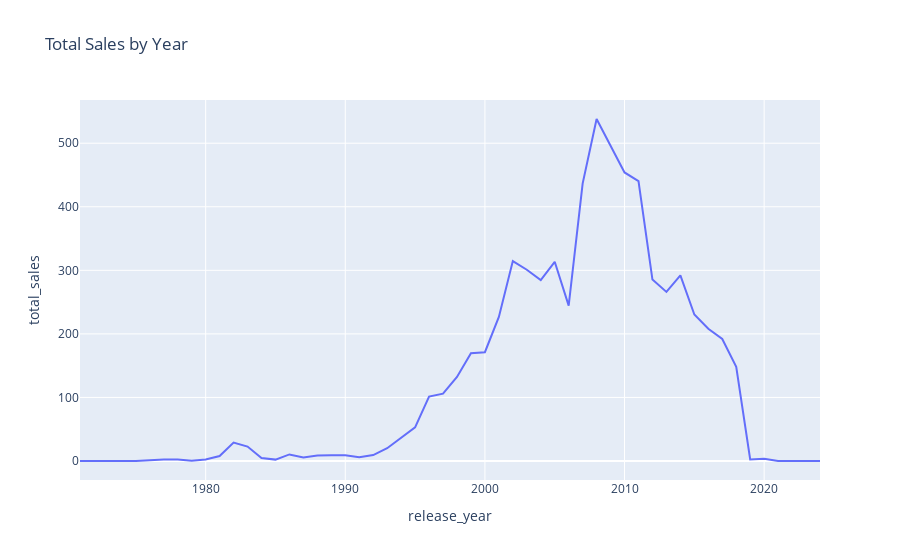

Write notebook code for a chart like this one.
### Code cell
import plotly.express as px
px.line(annual_sales, x='release_year', y='total_sales', title = 'Total Sales by Year')

### Figure 1 — Plotly figure (JSON) as saved in the notebook; plotly's stock layout.template omitted (floating-point values rounded to 4 significant figures)
{"data": [{"hovertemplate": "release_year=%{x}<br>total_sales=%{y}<extra></extra>", "legendgroup": "", "line": {"color": "#636efa", "dash": "solid"}, "marker": {"symbol": "circle"}, "mode": "lines", "name": "", "orientation": "v", "showlegend": false, "type": "scatter", "x": [1971, 1973, 1975, 1977, 1978, 1979, 1980, 1981, 1982, 1983, 1984, 1985, 1986, 1987, 1988, 1989, 1990, 1991, 1992, 1993, 1994, 1995, 1996, 1997, 1998, 1999, 2000, 2001, 2002, 2003, 2004, 2005, 2006, 2007, 2008, 2009, 2010, 2011, 2012, 2013, 2014, 2015, 2016, 2017, 2018, 2019, 2020, 2021, 2022, 2023, 2024], "xaxis": "x", "y": [0, 0, 0, 2.5, 2.36, 0.31, 2.26, 7.73, 28.99, 22.68, 4.85, 2.19, 10.35, 5.59, 8.73, 9.12, 9.07, 6.05, 9.38, 20.16, 36.85, 52.98, 101.4, 105.9, 132.2, 169.6, 171.1, 226.8, 314.5, 300.9, 284.7, 313.5, 244.4, 436.4, 538.1, 495.4, 454.0, 440.3, 285.5, 266, 292.1, 230.4, 208.0, 192.0, 148.0, 2.55, 3.45, 0, 0, 0, 0], "yaxis": "y"}], "layout": {"legend": {"tracegroupgap": 0}, "title": {"text": "Total Sales by Year"}, "xaxis": {"anchor": "y", "domain": [0, 1], "title": {"text": "release_year"}}, "yaxis": {"anchor": "x", "domain": [0, 1], "title": {"text": "total_sales"}}}}
